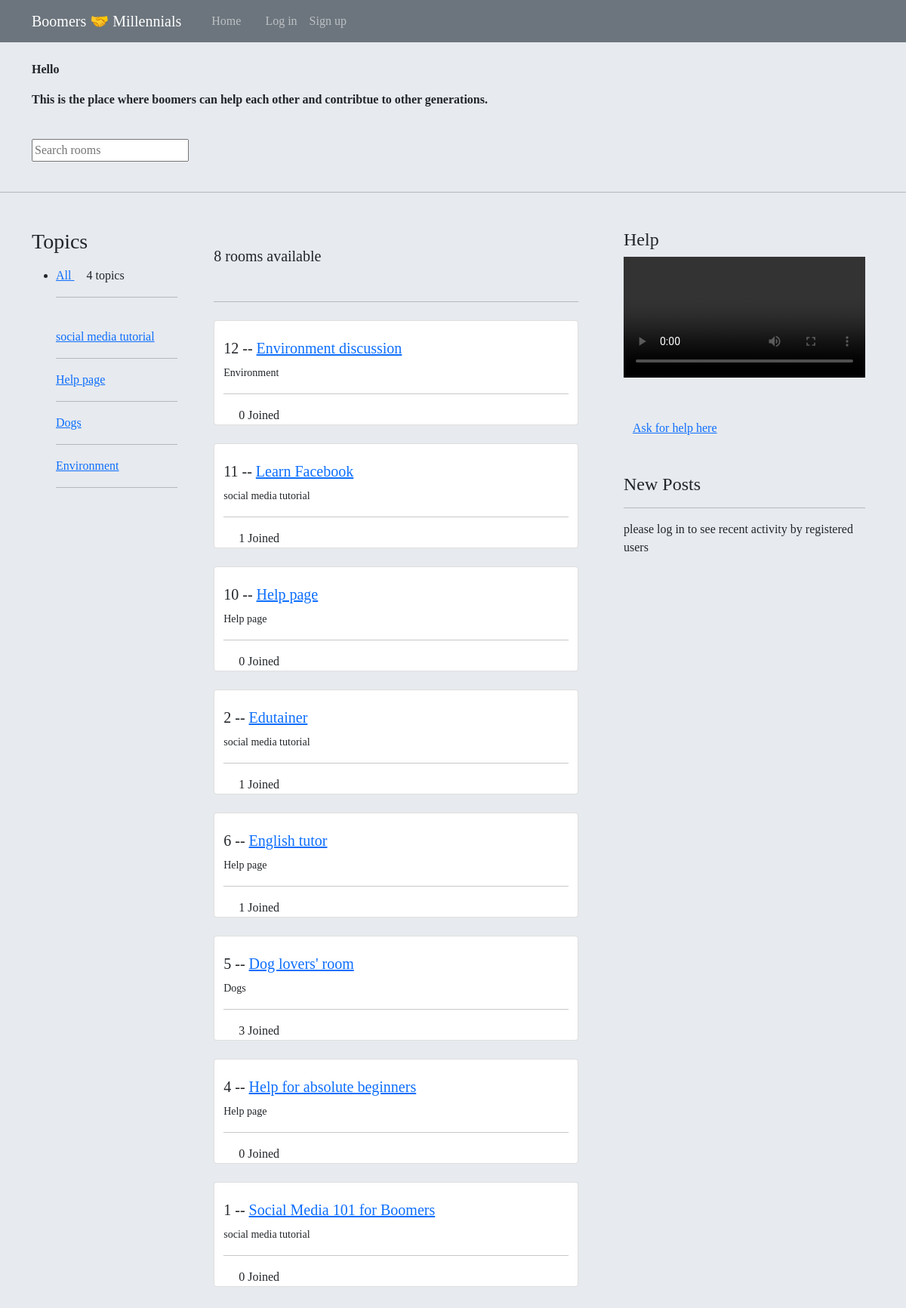
Before: / with the older database file.
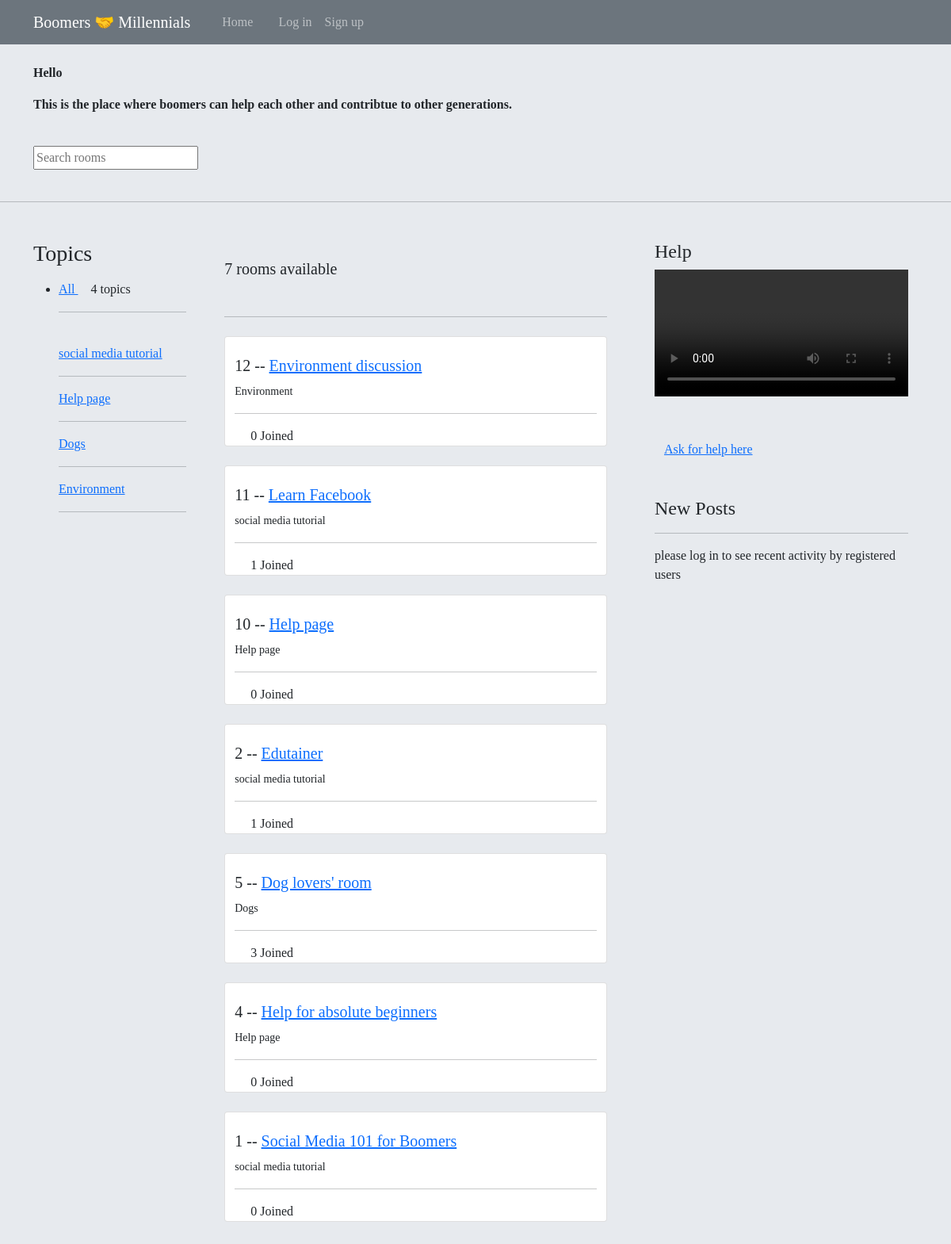
After: the same page with the newer database file.
### app/models.py (models this page shows, shortened)
class Topic(models.Model):
    name = models.CharField(max_length=200)

class Room(models.Model):
    host = models.ForeignKey(User, on_delete=models.SET_NULL, null=True)
    topic = models.ForeignKey(Topic, on_delete=models.SET_NULL, null=True)
    name = models.CharField(max_length=200)
    description = models.TextField(null=True, blank=True)
    participants = models.ManyToManyField(
        User, related_name='participants', blank=True)
    updated = models.DateTimeField(auto_now=True)
    created = models.DateTimeField(auto_now_add=True)
    class Meta:
       ordering = ['-updated', '-created']

### app/views.py (the view)
# urls.py: 2. Add a URL to urlpatterns:  path('', views.home, name='home')
def home(request):
    q = request.GET.get('q') if request.GET.get('q') != None else ''
    rooms = Room.objects.filter(Q(topic__name__icontains=q) |
                                Q(name__icontains=q) |
                                Q(description__icontains=q))
    topics = Topic.objects.all()
    room_count = rooms.count()
    room_messages = Message.objects.filter(Q(room__topic__name__icontains=q))
    context = {'rooms': rooms,'topics': topics,'room_count': room_count, 'room_messages': room_messages}
    return render(request, 'app/home.html',context)

### app/templates/app/home.html (shortened to what this page needs)
{% extends 'main.html' %}
{% load static %}
{% block content %}
<div class="container my-5">
    <div class="home-container">
        <div class="topic_header">
            <h3>Topics</h3>
            <ul class="topics_list my-3">
            <li>
                <a href="{% url 'home' %}" class="active">All </a><span> &emsp;{{ topics.count }} topics</span>
            </li>
            <hr>
            <br>
            {% for topic in topics %}
                {% if user.is_authenticated %}
                    <li>
                        <a href="{% url 'home' %}?q={{topic.name}}">{{ topic.name }} </a>
                        <span>&emsp;{{ topic.room_set.all.count }} rooms</span>
                    </li>
                    <br>
                {% else %}
                    <a href="{% url 'login' %} ">{{ topic.name }}</a>
                    <br>
                    <hr>
                {% endif %}
            {% endfor %}
            </ul>
        </div>
        <div>  </div>
        <div>
            <br>
            <h5>{{room_count}} rooms available </h5>
            <br>
            <hr>
            <div>
                {% for room in rooms %}
                <div class="card my-4">
                    <div class="container">
                    <br>
                    {% if user.is_authenticated %}
                    <b>hosted by</b> @{{ room.host.username }}&emsp;
                    <b>created on</b> {{ room.created|timesince }} ago<br>
                    <br>
                     <h5> {{ room.id }} -- <a href= "{% url 'room' room.id %}">{{ room.name }}</a> </h5>
                     <small> {{ room.topic.name }}</small>
                     <hr>
                    {% else %}
                    <h5> {{ room.id }} -- <a href= "{% url 'room' room.id %}">{{ room.name }}</a> </h5>
                    <small> {{ room.topic.name }}</small>
                    <hr>
                    {% endif %}
                    &emsp; {{room.participants.all.count}} Joined
                </div>
                </div>
                {% endfor %}
            </div>
        </div>
        <div> </div>
        <div>
            <div class ="container">
            <h4>Help</h4>
            <video width ='320' controls>
                <source src ="{% static 'images/' %}" type='video/mp4'> </source>
            </video>
            <div class ="container my-5">
            <a href = http://localhost:8000/room/4/ >Ask for help here</a>
            </div>
        </div>
            <div class="container my-5">
            <h4>New Posts</h4>
            <hr>
            {% if request.user.is_authenticated %}
            {% for message in room_messages %}
            <div>
                <hr>
                <small><a href ="{% url 'user-profile' message.user.id %}"> @{{ message.user }} </a> {{ message.created|timesince }}</small><br>
                <small> replied to <a href="{% url 'room' message.room.id %}"> {{ message.room }}</a></small>
               <p>{{ message }} </p>
                {% if request.user == message.user %}
                <a href = "{% url 'delete-message' message.id %}"> Delete</a>
                {% endif %}
                {% endfor %}
            </div>
            {% else %}
            <P> please log in to see recent activity by registered users</P>
            {% endif %}
        </div>
        </div>
    </div>
</div>
{% endblock content %}

Changed rows visible on the page:
removed Room: id "6", name "English tutor", topic.name "Help page", participants.all.count "1"
Other visible differences:
{{ room_count }}: "8" → "7"
